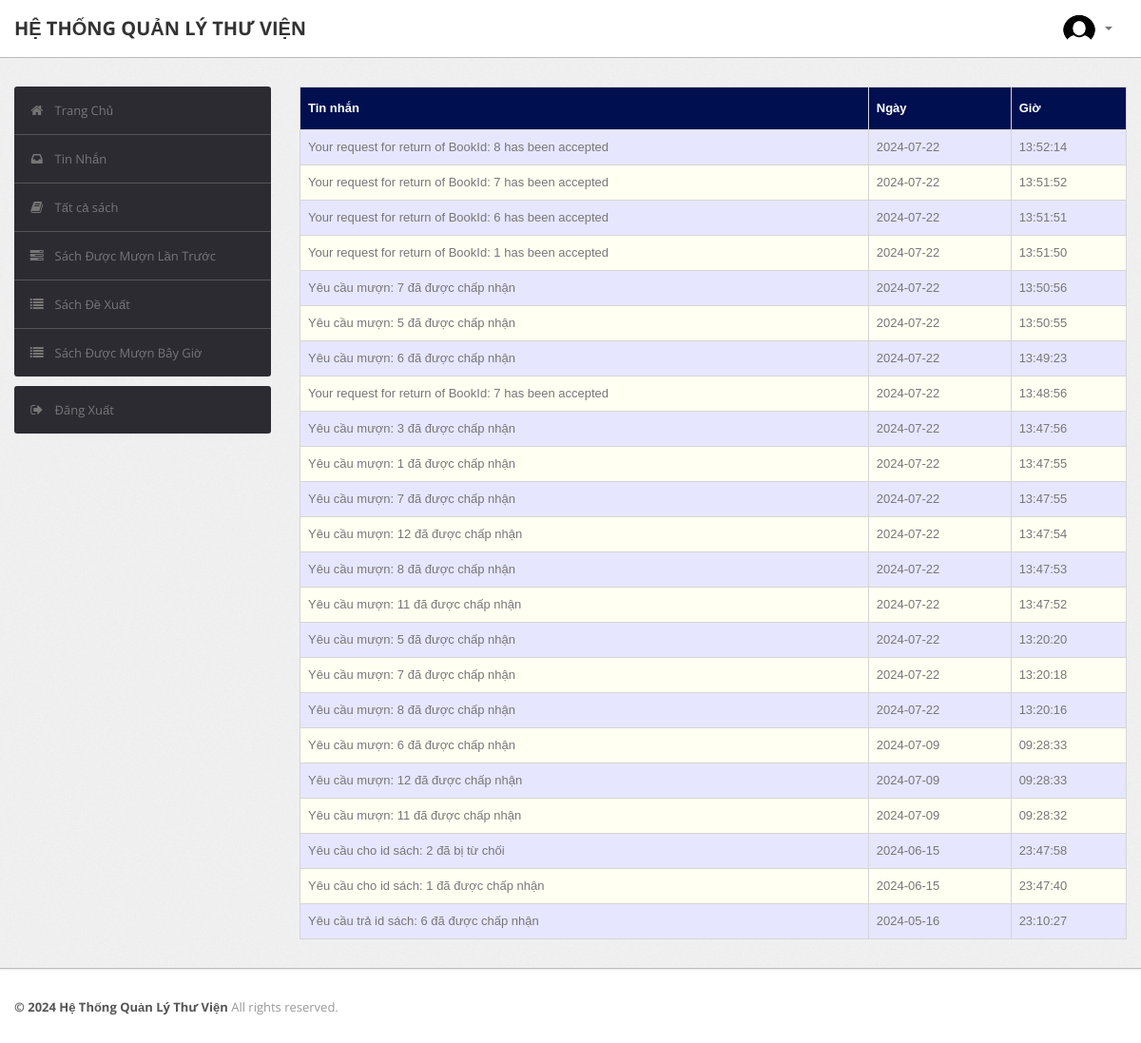
The app's page /student/message.php (signed in) with its own data.
### tables this page shows
CREATE TABLE `message` (
  `M_Id` int(10) NOT NULL,
  `RollNo` varchar(50) DEFAULT NULL,
  `Msg` varchar(255) DEFAULT NULL,
  `Date` date DEFAULT NULL,
  `Time` time DEFAULT NULL
);

### student/message.php (the view, shortened to what this page needs)
<?php
require('dbconn.php');
?>
<?php
if ($_SESSION['RollNo']) {
    ?>
<!DOCTYPE html>
<html lang="en">
    <head>
        <link type="text/css" href="bootstrap/css/bootstrap.min.css" rel="stylesheet">
        <link type="text/css" href="bootstrap/css/bootstrap-responsive.min.css" rel="stylesheet">
        <link type="text/css" href="css/theme.css" rel="stylesheet">
        <link type="text/css" href="images/icons/css/font-awesome.css" rel="stylesheet">
    </head>
    <body>
        <div class="navbar navbar-fixed-top">
            <div class="navbar-inner">
                <div class="container">
                        <a class="brand" href="index.php">HỆ THỐNG QUẢN LÝ THƯ VIỆN</a>
                    <div class="nav-collapse collapse navbar-inverse-collapse">
                        <ul class="nav pull-right">
                            <li class="nav-user dropdown"><a href="#" class="dropdown-toggle" data-toggle="dropdown">
                                <img src="images/user.png" class="nav-avatar" />
                                <b class="caret"></b></a>
                            </li>
                        </ul>
                    </div>
                </div>
            </div>
        </div>
        <div class="wrapper">
            <div class="container">
                <div class="row">
                    <div class="span3">
                        <div class="sidebar">
                            <ul class="widget widget-menu unstyled">
                                <li class="active"><a href="index.php"><i class="menu-icon icon-home"></i>Trang Chủ
                                </a></li>
                                 <li><a href="message.php"><i class="menu-icon icon-inbox"></i>Tin Nhắn</a>
                                </li>
                                <li><a href="book.php"><i class="menu-icon icon-book"></i>Tất cả sách </a></li>
                                <li><a href="history.php"><i class="menu-icon icon-tasks"></i>Sách Được Mượn Lần Trước </a></li>
                                <li><a href="recommendations.php"><i class="menu-icon icon-list"></i>Sách Đề Xuất </a></li>
                                <li><a href="current.php"><i class="menu-icon icon-list"></i>Sách Được Mượn Bây Giờ </a></li>
                            </ul>
                            <ul class="widget widget-menu unstyled">
                                <li><a href="logout.php"><i class="menu-icon icon-signout"></i>Đăng Xuất </a></li>
                            </ul>
                        </div>
                    </div>
                    <div class="span9">
                        <table class="table" id = "tables">
                                  <thead>
                                    <tr>
                                      <th>Tin nhắn</th>
                                      <th>Ngày</th>
                                      <th>Giờ</th>
                                    </tr>
                                  </thead>
                                  <tbody>
                                    <?php
                                    $rollno=$_SESSION['RollNo'];
                            $sql="select * from LMS.message where RollNo='$rollno' order by Date DESC,Time DESC";
                            $result=$conn->query($sql);
                            while($row=$result->fetch_assoc())
                            {
                                $msg=$row['Msg'];
                                $date=$row['Date'];
                                $time=$row['Time'];
                            ?>
                                    <tr>
                                      <td><?php echo $msg ?></td>
                                      <td><?php echo $date ?></td>
                                      <td><?php echo $time ?></td>
                                    </tr>
                               <?php } ?>
                               </tbody>
                                </table>
                            </div>
                </div>
            </div>
        </div>
<div class="footer">
            <div class="container">
                <b class="copyright">&copy; 2024 Hệ Thống Quản Lý Thư Viện </b>All rights reserved.
            </div>
        </div>
    </body>
</html>
<?php }
else {
    echo "<script type='text/javascript'>alert('Access Denied!!!')</script>";
} ?>

### student/css/theme.css (style rules this page uses)
#tables { font-family: "Trebuchet MS", Arial, Helvetica, sans-serif; border-collapse: collapse; width: 100%; }
#tables td, #tables th { border: 1px solid #ddd; padding: 8px; }
#tables tr:nth-child(even) { background-color: #fffff2; }
#tables tr:nth-child(odd) { background-color: #e6e6ff; }
#tables th { padding-top: 12px; padding-bottom: 12px; text-align: left; background-color: #000F50; color: white; }
body { font-size: 13px; font-family: 'Open Sans', Arial, sans-serif; background: #fff; color: #777 }
strong, b { color: #555 }
.wrapper { background: url(../images/bg.png) #eee; border-bottom: 1px solid #bbb; -webkit-box-shadow: 0 1px 2px rgba(0,0,0,0.1); -moz-box-shadow: 0 1px 2px rgba(0,0,0,0.1); box-shadow: 0 1px 2px rgba(0,0,0,0.1); padding: 30px 0 }
.footer { color: #999; padding: 30px 0 60px }
body [class^="icon-"], body [class*=" icon-"] { font-size: 14px; line-height: 20px; height: 20px }
.navbar { position: static!important; margin: 0!important }
.navbar .navbar-inner { background: #fff; border-bottom: 1px solid #bbb; -webkit-box-shadow: 0 1px 2px rgba(0,0,0,0.15); -moz-box-shadow: 0 1px 2px rgba(0,0,0,0.15); box-shadow: 0 1px 2px rgba(0,0,0,0.15) }
.navbar .brand { color: #333; font-weight: bold; font-size: 20px; margin-right: 20px; padding: 20px }
.navbar .nav>li>a { padding: 20px 15px; font-weight: bold; color: #777 }
.nav-user>a { height: 20px }
.nav-avatar { width: 34px; height: 34px; margin: -7px 5px 0 0; -webkit-border-radius: 50%; -moz-border-radius: 50%; border-radius: 50% }
.table { margin-bottom: 0 }
.table th, .table td { border-color: #d5d5d5!important }
.widget-menu { background: #fff; -webkit-border-radius: 3px; -moz-border-radius: 3px; border-radius: 3px; overflow: hidden }
.widget-menu a { color: #555; display: block; line-height: 20px; padding: 15px; text-decoration: none!important }
.widget-menu .menu-icon { margin-right: 10px; color: #767676; -webkit-transition: all .2s ease-in-out; -moz-transition: all .2s ease-in-out; transition: all .2s ease-in-out; }
.widget-menu>li+li { border-top: 1px solid #555 }
.widget-menu>li>a { background-color: #2d2b32; color: #767676; -webkit-transition: all .2s ease-in-out; -moz-transition: all .2s ease-in-out; transition: all .2s ease-in-out; }

### records on screen
message: Msg "Your request for return of BookId: 8 has been accepted", Date "2024-07-22", Time "13:52:14"
message: Msg "Your request for return of BookId: 7 has been accepted", Date "2024-07-22", Time "13:51:52"
message: Msg "Your request for return of BookId: 6 has been accepted", Date "2024-07-22", Time "13:51:51"
message: Msg "Your request for return of BookId: 1 has been accepted", Date "2024-07-22", Time "13:51:50"
message: Msg "Yêu cầu mượn: 7 đã được chấp nhận", Date "2024-07-22", Time "13:50:56"
message: Msg "Yêu cầu mượn: 5 đã được chấp nhận", Date "2024-07-22", Time "13:50:55"
message: Msg "Yêu cầu mượn: 6 đã được chấp nhận", Date "2024-07-22", Time "13:49:23"
message: Msg "Your request for return of BookId: 7 has been accepted", Date "2024-07-22", Time "13:48:56"
message: Msg "Yêu cầu mượn: 3 đã được chấp nhận", Date "2024-07-22", Time "13:47:56"
message: Msg "Yêu cầu mượn: 1 đã được chấp nhận", Date "2024-07-22", Time "13:47:55"
message: Msg "Yêu cầu mượn: 7 đã được chấp nhận", Date "2024-07-22", Time "13:47:55"
message: Msg "Yêu cầu mượn: 12 đã được chấp nhận", Date "2024-07-22", Time "13:47:54"
message: Msg "Yêu cầu mượn: 8 đã được chấp nhận", Date "2024-07-22", Time "13:47:53"
message: Msg "Yêu cầu mượn: 11 đã được chấp nhận", Date "2024-07-22", Time "13:47:52"
message: Msg "Yêu cầu mượn: 5 đã được chấp nhận", Date "2024-07-22", Time "13:20:20"
message: Msg "Yêu cầu mượn: 7 đã được chấp nhận", Date "2024-07-22", Time "13:20:18"
message: Msg "Yêu cầu mượn: 8 đã được chấp nhận", Date "2024-07-22", Time "13:20:16"
message: Msg "Yêu cầu mượn: 6 đã được chấp nhận", Date "2024-07-09", Time "09:28:33"
message: Msg "Yêu cầu mượn: 12 đã được chấp nhận", Date "2024-07-09", Time "09:28:33"
message: Msg "Yêu cầu mượn: 11 đã được chấp nhận", Date "2024-07-09", Time "09:28:32"
message: Msg "Yêu cầu cho id sách: 2 đã bị từ chối", Date "2024-06-15", Time "23:47:58"
message: Msg "Yêu cầu cho id sách: 1 đã được chấp nhận", Date "2024-06-15", Time "23:47:40"
message: Msg "Yêu cầu trả id sách: 6 đã được chấp nhận", Date "2024-05-16", Time "23:10:27"
